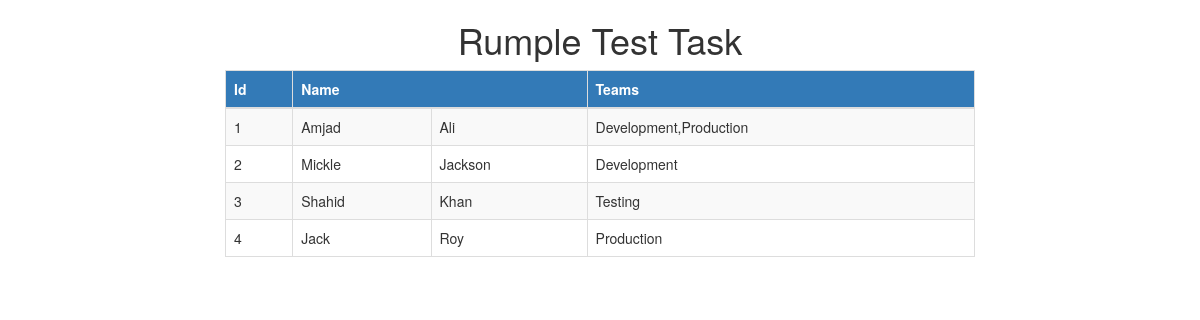
The page / on the database its author committed.
### tables this page shows
CREATE TABLE IF NOT EXISTS `users` (
  `id` int(11) NOT NULL AUTO_INCREMENT,
  `first_name` varchar(255) NOT NULL,
  `last_name` varchar(255) NOT NULL,
  `created_at` timestamp NOT NULL DEFAULT CURRENT_TIMESTAMP ON UPDATE CURRENT_TIMESTAMP,
  PRIMARY KEY (`id`)
);

### config/db.php (called while the page is built, shortened)
<?php
class connect
{
   public function db_connect()
   {
      $this->conn = mysqli_connect('localhost','root','','rumpledb');
   }
   }
 ?>

### config/operations.php (called while the page is built, shortened)
<?php
require_once('db.php');
$db = new connect();
class operations extends connect
{
public function fetch_record()
{
	global $db;
		$query = "   select u.id as user_id, u.first_name,u.last_name, tu.team_id, t.name,
        GROUP_CONCAT(t.name) as 'team'
            from users u
            left join teams_users tu
            on tu.user_id = u.id
            left join teams t
            on tu.team_id = t.id
            where 1
            GROUP BY u.id
            order by u.id ASC";
        $result = mysqli_query($db->conn,$query);
        return $result;
	}
}
?>

### index.php (the view, shortened to what this page needs)
<?php
require_once('config/db.php');
include 'include/header.php';
require_once('config/operations.php');
$db = new operations();
$result = $db->fetch_record();
?>
<div class="container">
    <div class="row">
        <div class="col-md-12">
            <h1 class="text-center">Rumple Test Task</h1>
        </div>
        <div class="col-md-8 col-md-offset-2 col-sm-12 col-xs-12">
            <table class="table table-bordered table-responsive table-striped">
                <thead class="bg-primary">
                    <tr>
                        <th>Id</th>
                        <th colspan="2">Name</th>
                        <th>Teams</th>
                    </tr>
                </thead>
                <tbody>
                    <?php
                    while($row = mysqli_fetch_assoc($result)) {
                        ?>
                        <tr>
                            <td><?php echo $row['user_id']; ?></td>
                            <td><?php echo $row['first_name']; ?></td>
                            <td><?php echo $row['last_name']; ?></td>
                            <td><?php echo $row['team']; ?></td>
                        </tr>
                    <?php }?>
                </tbody>
            </table>
        </div>
    </div>
</div>
<?php include 'include/footer.php'; ?>

### include/header.php (shortened to what this page needs)
<!DOCTYPE html>
<html lang="en">
  <head>
    <link rel="stylesheet" href="https://stackpath.bootstrapcdn.com/bootstrap/3.4.1/css/bootstrap.min.css">
    <link href="assets/css/myStyle.css" rel="stylesheet">
  </head>
  <body>

### include/footer.php (shortened to what this page needs)
</body>
</html>

### rows shown on the page
users: id "1", first_name "Amjad", last_name "Ali", team "Development,Production"
users: id "2", first_name "Mickle", last_name "Jackson", team "Development"
users: id "3", first_name "Shahid", last_name "Khan", team "Testing"
users: id "4", first_name "Jack", last_name "Roy", team "Production"
